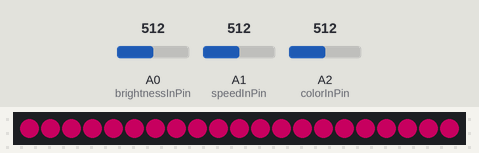
A sketch run on a simulated Arduino Uno, built with avr-gcc and run on an emulated ATmega328P. Shown: 21 RGB LEDs in strip order, left to right. The inputs (shaded band) are chosen by the test bench; at power-on: A2 (colorInPin) = 512, A1 (speedInPin) = 512, A0 (brightnessInPin) = 512. Dim RGB values are drawn brighter than linear; colours are those a GRB WS2812 strip shows for the declared byte order.

Above: at 1.2 s.
1.3 s: A2 (colorInPin) set to 190
At 1.9 s:
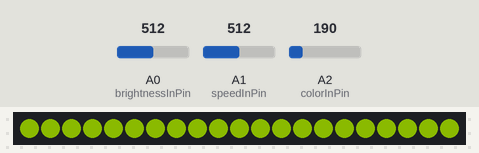
3.0 s: A2 (colorInPin) set to 900
4.7 s: A2 (colorInPin) set to 716
At 5.4 s:
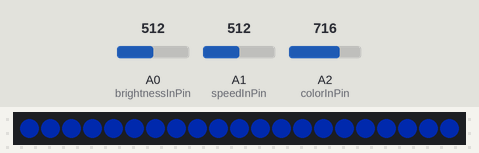
6.4 s: A2 (colorInPin) set to 306
At 7.3 s:
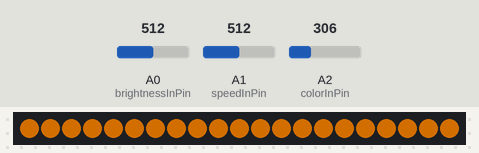
8.1 s: A1 (speedInPin) set to 190
At 9.88 s:
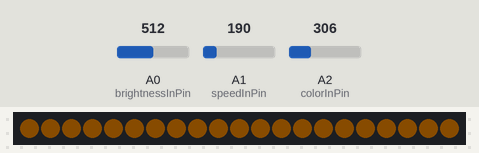
10.9 s: A2 (colorInPin) set to 511
At 11.16 s:
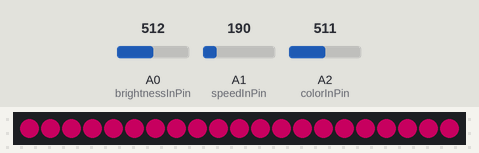

Measured:
- after the input at 1.3 s, the LEDs: first change after 0.06 s (image 1 shows a later state)
- after the input at 4.7 s, the LEDs: first change at once (image 2 shows a later state)
- after the input at 6.4 s, the LEDs: first change at once (image 3 shows a later state)
- after the input at 10.9 s, the LEDs: change after 0.10 s (image 5)

The sketch:

FadePulseGlow_OLED2812Faders.ino
```cpp
//by Scott Kletzien
/*
Put together & tested by:
Scottie Digital
 */
#include "FastLED.h"
#define NUM_LEDS 21  // # of LEDS in the strip#define LED_PIN 2 // Output Pin to Data Line on Strip
#define COLOR_ORDER RGB  // I had to change this for my strip if your color is off then you know.
#define LED_TYPE WS2812B
#define LED_PIN 1

//integers

int fadeAmount = 5;  // Set the amount to fade I usually do 5, 10, 15, 20, 25 etc even up to 255.
int brightness = 0;

#define MAX_BRIGHTNESS 200      // Thats full on, watch the power!
#define MIN_BRIGHTNESS 50       // set to a minimum of 25%

// set pinout

const int brightnessInPin = A0;  // The Analog input pin that the brightness control potentiometer is attached to.
const int speedInPin = A1;       // Analog input pin that the speed control potentiometer is attached to.
const int colorInPin = A2;      // The Analog input pin that the colour control potentiometer is attached to.

//map

   int mappedValue = map(analogRead(colorInPin), 0, 1023, 0, 255);

   int mappedBrighness = map(analogRead(brightnessInPin), 0, 1023, 0, 255);

// LEDs

struct CRGB leds[NUM_LEDS];

void setup()
{
  LEDS.addLeds<LED_TYPE, LED_PIN, COLOR_ORDER>(leds, NUM_LEDS).setCorrection(TypicalLEDStrip);
  FastLED.setBrightness(MAX_BRIGHTNESS);
}

void loop()
{
   int mappedBrighness = map(analogRead(brightnessInPin), 0, 1023, 0, 255);
   for(int i = 0; i < NUM_LEDS; i++ )
   {
   int mappedValue = map(analogRead(colorInPin), 0, 1023, 0, 255);
   leds[i] = CHSV(mappedValue, 255, 255);
   leds[i].fadeLightBy(brightness);
  }
  FastLED.show();
  brightness = brightness + fadeAmount;
  // reverse the direction of the fading at the ends of the fade:
  if(brightness == 0 || brightness == 255)
  {
    fadeAmount = -fadeAmount ;
  }
  int delayValue = map(analogRead(speedInPin), 0, 512, 0, 75);
  delay(delayValue);  // This delay sets speed of the fade. I usually do from 5-75 but you can always go higher.
}
```
